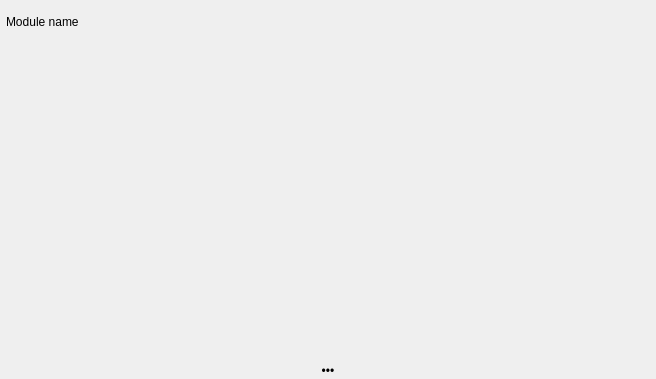
<?xml version="1.0" encoding="UTF-8"?>
<ui version="4.0">
 <class>DashboardItem</class>
 <widget class="QWidget" name="DashboardItem">
  <property name="geometry">
   <rect>
    <x>0</x>
    <y>0</y>
    <width>656</width>
    <height>379</height>
   </rect>
  </property>
  <property name="minimumSize">
   <size>
    <width>0</width>
    <height>102</height>
   </size>
  </property>
  <property name="windowTitle">
   <string>Form</string>
  </property>
  <layout class="QVBoxLayout" name="verticalLayout">
   <property name="spacing">
    <number>0</number>
   </property>
   <property name="leftMargin">
    <number>1</number>
   </property>
   <property name="topMargin">
    <number>1</number>
   </property>
   <property name="rightMargin">
    <number>1</number>
   </property>
   <property name="bottomMargin">
    <number>1</number>
   </property>
   <item>
    <widget class="QWidget" name="widgetPanel" native="true">
     <property name="minimumSize">
      <size>
       <width>0</width>
       <height>42</height>
      </size>
     </property>
     <property name="cursor">
      <cursorShape>OpenHandCursor</cursorShape>
     </property>
     <layout class="QHBoxLayout" name="widgetPanelLayOut">
      <property name="spacing">
       <number>2</number>
      </property>
      <property name="leftMargin">
       <number>5</number>
      </property>
      <property name="topMargin">
       <number>5</number>
      </property>
      <property name="rightMargin">
       <number>5</number>
      </property>
      <property name="bottomMargin">
       <number>5</number>
      </property>
      <item>
       <widget class="QLabel" name="moduleNameLabel">
        <property name="text">
         <string>Module name</string>
        </property>
       </widget>
      </item>
      <item>
       <spacer name="horizontalSpacer">
        <property name="orientation">
         <enum>Qt::Horizontal</enum>
        </property>
        <property name="sizeHint" stdset="0">
         <size>
          <width>379</width>
          <height>20</height>
         </size>
        </property>
       </spacer>
      </item>
      <item>
       <widget class="QPushButton" name="push_arrow">
        <property name="minimumSize">
         <size>
          <width>32</width>
          <height>32</height>
         </size>
        </property>
        <property name="maximumSize">
         <size>
          <width>32</width>
          <height>32</height>
         </size>
        </property>
        <property name="cursor">
         <cursorShape>PointingHandCursor</cursorShape>
        </property>
        <property name="text">
         <string/>
        </property>
        <property name="checkable">
         <bool>true</bool>
        </property>
        <property name="flat">
         <bool>true</bool>
        </property>
       </widget>
      </item>
      <item>
       <widget class="QPushButton" name="btnClose">
        <property name="minimumSize">
         <size>
          <width>32</width>
          <height>32</height>
         </size>
        </property>
        <property name="maximumSize">
         <size>
          <width>32</width>
          <height>32</height>
         </size>
        </property>
        <property name="cursor">
         <cursorShape>PointingHandCursor</cursorShape>
        </property>
        <property name="text">
         <string/>
        </property>
        <property name="flat">
         <bool>true</bool>
        </property>
       </widget>
      </item>
     </layout>
    </widget>
   </item>
   <item>
    <widget class="QWidget" name="widget_hideable" native="true">
     <property name="minimumSize">
      <size>
       <width>0</width>
       <height>50</height>
      </size>
     </property>
     <layout class="QGridLayout" name="itemLayout" rowstretch="40">
      <property name="leftMargin">
       <number>0</number>
      </property>
      <property name="topMargin">
       <number>0</number>
      </property>
      <property name="rightMargin">
       <number>0</number>
      </property>
      <property name="bottomMargin">
       <number>0</number>
      </property>
      <property name="horizontalSpacing">
       <number>0</number>
      </property>
      <property name="verticalSpacing">
       <number>1</number>
      </property>
      <item row="0" column="0">
       <spacer name="verticalSpacer">
        <property name="orientation">
         <enum>Qt::Vertical</enum>
        </property>
        <property name="sizeHint" stdset="0">
         <size>
          <width>20</width>
          <height>40</height>
         </size>
        </property>
       </spacer>
      </item>
     </layout>
    </widget>
   </item>
   <item>
    <widget class="QWidget" name="resizerWidget" native="true">
     <property name="sizePolicy">
      <sizepolicy hsizetype="Expanding" vsizetype="Preferred">
       <horstretch>0</horstretch>
       <verstretch>0</verstretch>
      </sizepolicy>
     </property>
     <property name="minimumSize">
      <size>
       <width>0</width>
       <height>10</height>
      </size>
     </property>
     <property name="sizeIncrement">
      <size>
       <width>1</width>
       <height>0</height>
      </size>
     </property>
     <property name="cursor">
      <cursorShape>SizeVerCursor</cursorShape>
     </property>
     <property name="mouseTracking">
      <bool>false</bool>
     </property>
     <property name="styleSheet">
      <string notr="true"/>
     </property>
     <layout class="QVBoxLayout" name="verticalLayout_2">
      <property name="leftMargin">
       <number>0</number>
      </property>
      <property name="topMargin">
       <number>0</number>
      </property>
      <property name="rightMargin">
       <number>0</number>
      </property>
      <property name="bottomMargin">
       <number>0</number>
      </property>
      <item>
       <widget class="QLabel" name="label">
        <property name="text">
         <string>•••</string>
        </property>
        <property name="alignment">
         <set>Qt::AlignCenter</set>
        </property>
       </widget>
      </item>
     </layout>
    </widget>
   </item>
  </layout>
 </widget>
 <resources/>
 <connections/>
</ui>
